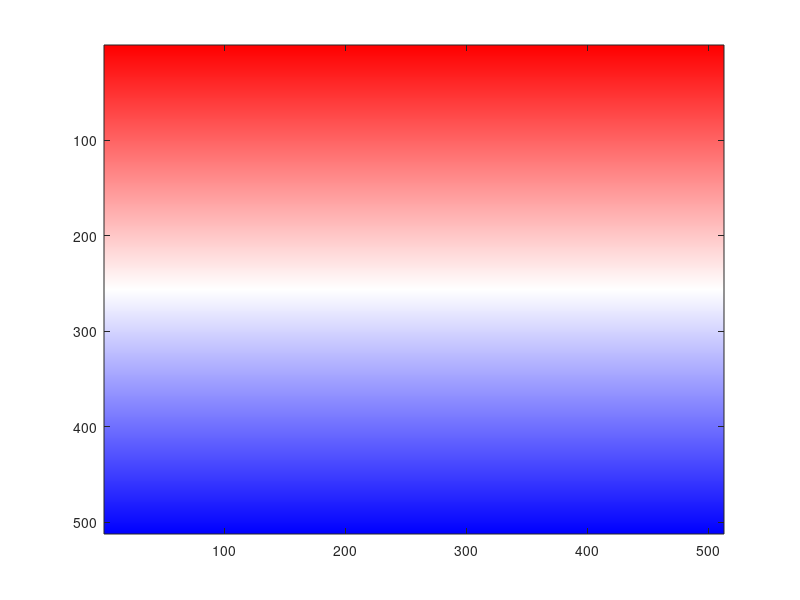

This figure's MATLAB source:
%{

n casale
ece 759

18/02/19

generate a colormap

%}

clear;

% red-blue colormap

% number of interpolated points between [min, max]
N = 256;
min = 0;
max = 1;

% red
r = ones(N, 1);
g = linspace(min, max, N)';
b = g;

red = [r g b];

% blue
r = linspace(min, max, N)';
g = r;
b = ones(N, 1);

blue = [r g b];

red_blue = [red; flipud(blue)];

save red_blue.mat red_blue

I = zeros(N*2, N*2, 3);

for i = 1:N*2
    for j = 1:N*2
        I(i, j, 1:3) = red_blue(i, :);
    end
end

image(I);